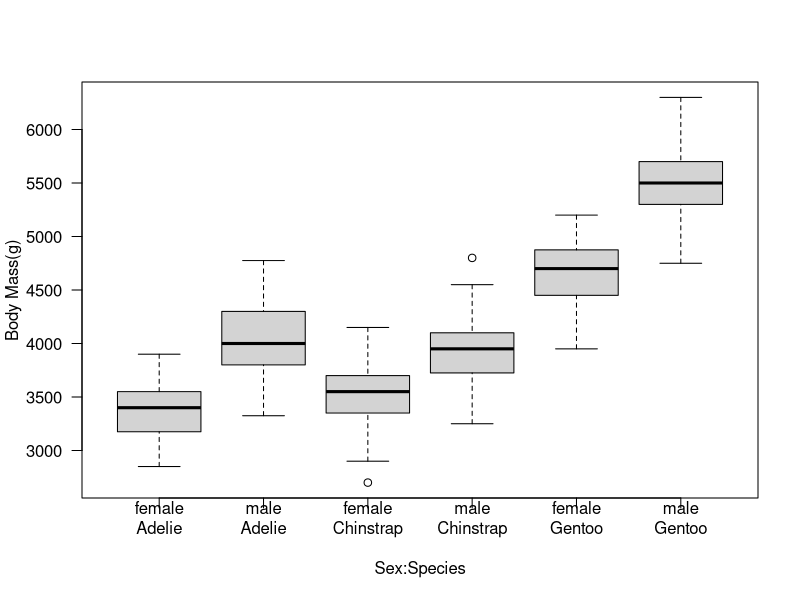

Recreate this plot in R.
## ---- chunk 1
knitr::opts_chunk$set(echo = TRUE)
## ---- chunk 2
require(palmerpenguins)
#par(mfrow = c(1,3)) 
labels= c("female\nAdelie","male\nAdelie","female\nChinstrap","male\nChinstrap","female\nGentoo","male\nGentoo")
boxplot(body_mass_g ~ sex:species, data = penguins, names=labels,ylab= "Body Mass(g)", xlab="Sex:Species", las=1)
#boxplot(body_mass_g ~ sex, data = penguins, names=c("female","male"),ylab= "Body Mass(g)", xlab="", las=2)
#boxplot(body_mass_g ~ species, data = penguins, names=c("Adelie","Chinstrap", "Gentoo"),ylab= "Body Mass(g)", xlab="", las=2)
## ---- chunk 3
fit_both = lm(body_mass_g ~ sex * species, data = penguins)
fit_both
## ---- chunk 4
aggregate(penguins$body_mass_g, by = list(penguins$species, penguins$sex), mean)
